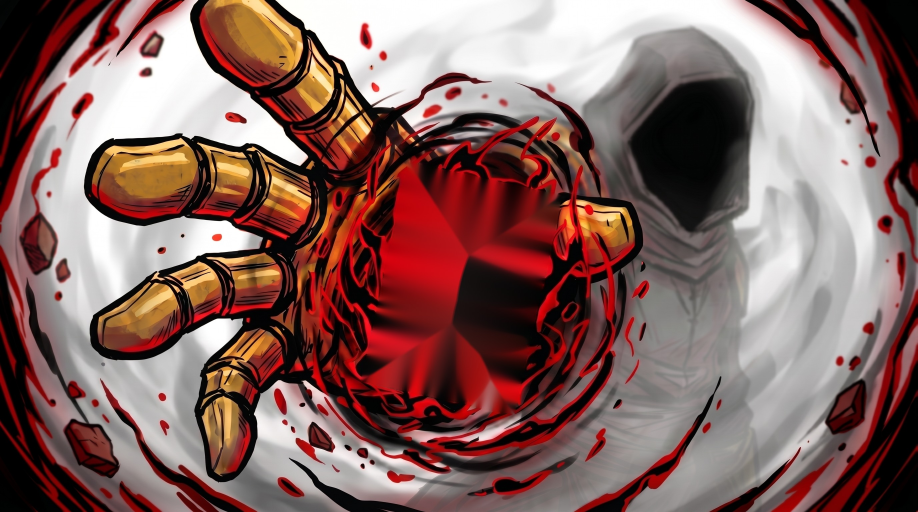
#> input picture assets/bg/gauntlet-plate.jpg, 2752 x 1536 px (shown at 1/3 size)
$ python gauntlet-layers.py
#> lines starting #> are read from the running program, lines starting #| are printed output that depends on the picture; after the words box and inside, x2 and y2 are one past the last pixel; in counts of white or black regions, pixels touching at a corner belong together; pictures that were not available may be replaced by others from this repository, and a replacement may not be noted
# gauntlet-layers.py — build the FULL multiplane layer stack:
#   gauntlet-bg.jpg     bare scene (P's hand-removed generation), green inpainted
#   gauntlet-hand.png   the gauntlet + socket, cut from the REGISTERED plate by
#                       its gold signature (generous margins: fringe is white
#                       swirl over white swirl, invisible at parallax)
#   gauntlet-debris.png the red ring arcs + floating debris outside the hand
#   (gauntlet-front.png stays as built — registered with the master's card)
# Depth registration rule: socket, card and front waves all derive from the
# master; the bg is P's re-render (fine — layers at different depths never
# need pixel registration with each other).
# ORDER: run gauntlet-extract.py FIRST, then this — this script inpaints the
# debris out of gauntlet-plate.jpg in place, so it must start from a fresh
# extract (running it twice back-to-back finds no debris to cut).
import json
import os
import numpy as np
import cv2

DL = r"C:\Users\P\Downloads"
HERE = os.path.dirname(os.path.dirname(os.path.abspath(__file__)))
OUT = os.path.join(HERE, "assets", "bg")

plate = cv2.imread(os.path.join(OUT, "gauntlet-plate.jpg"))     # registered (master-derived)
#> plate is the input picture: shape (1536, 2752, 3); mean B, G, R 96.8, 100.8, 133.7
bare = cv2.imread(os.path.join(DL, "gauntlet-bare.png"))        # P's background generation
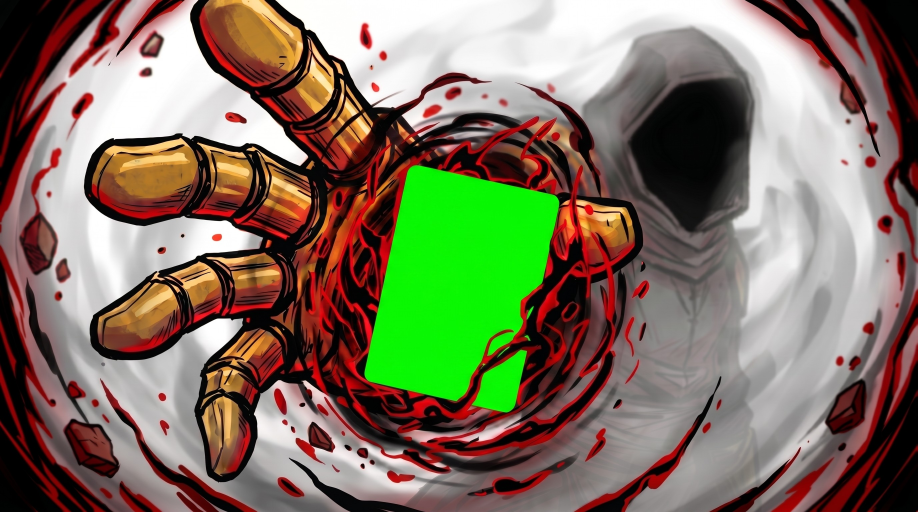
#> input picture assets/bg/gauntlet-stage.jpg, 2752 x 1536 px, given in place of gauntlet-bare.png, which was not available (shown at 1/3 size)
#> bare is the input picture: shape (1536, 2752, 3); mean B, G, R 95.8, 116.9, 126.3
h, w = plate.shape[:2]
#> h = 1536; w = 2752
if bare.shape[:2] != (h, w):
    bare = cv2.resize(bare, (w, h), interpolation=cv2.INTER_LANCZOS4)

def inpaint_green(img):
    b, g, r = img[:, :, 0].astype(int), img[:, :, 1].astype(int), img[:, :, 2].astype(int)
    gm = ((g > 110) & (g > r * 14 // 10) & (g > b * 14 // 10)).astype(np.uint8) * 255
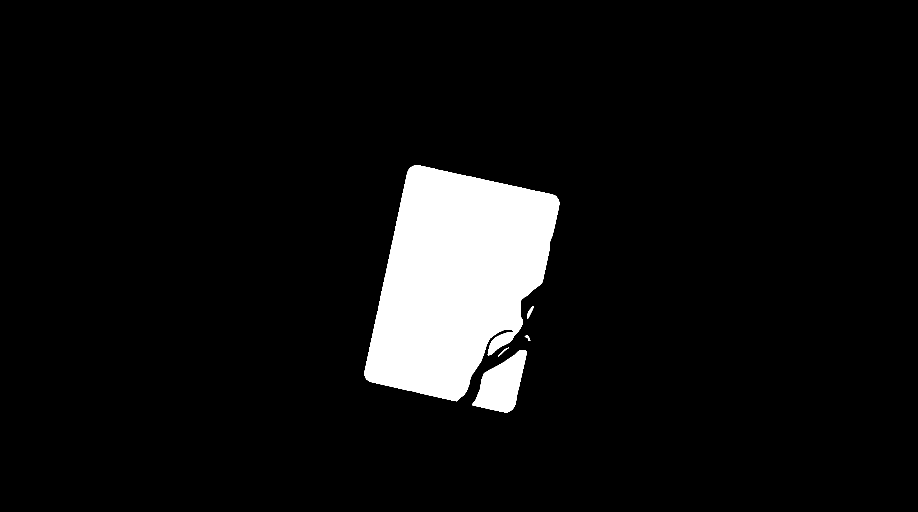
#> gm: shape (1536, 2752) (shown at 1/3 size); 6.9% white; 5 white regions, box (x1, y1, x2, y2) and area: (1093, 496, 1678, 1204) 274029, (1417, 1050, 1580, 1237) 17365, (1581, 919, 1601, 957) 266, (1494, 1043, 1527, 1069) 121, (1574, 1006, 1591, 1022) 109
    gm = cv2.dilate(gm, np.ones((9, 9), np.uint8))
#> gm: shape (1536, 2752); 7.3% white; 4 white regions, box (x1, y1, x2, y2) and area: (1089, 492, 1682, 1208) 286253, (1413, 1046, 1584, 1241) 20229, (1577, 915, 1605, 961) 794, (1570, 1002, 1595, 1026) 437
    return cv2.inpaint(img, gm, 9, cv2.INPAINT_TELEA) if gm.any() else img

# ---- background: bare, greenless ----
bg = inpaint_green(bare)
cv2.imwrite(os.path.join(OUT, "gauntlet-bg.jpg"), bg, [cv2.IMWRITE_JPEG_QUALITY, 90])

# ---- hand layer: gold blob + margins + filled holes (socket rides along) ----
b, g, r = plate[:, :, 0].astype(int), plate[:, :, 1].astype(int), plate[:, :, 2].astype(int)
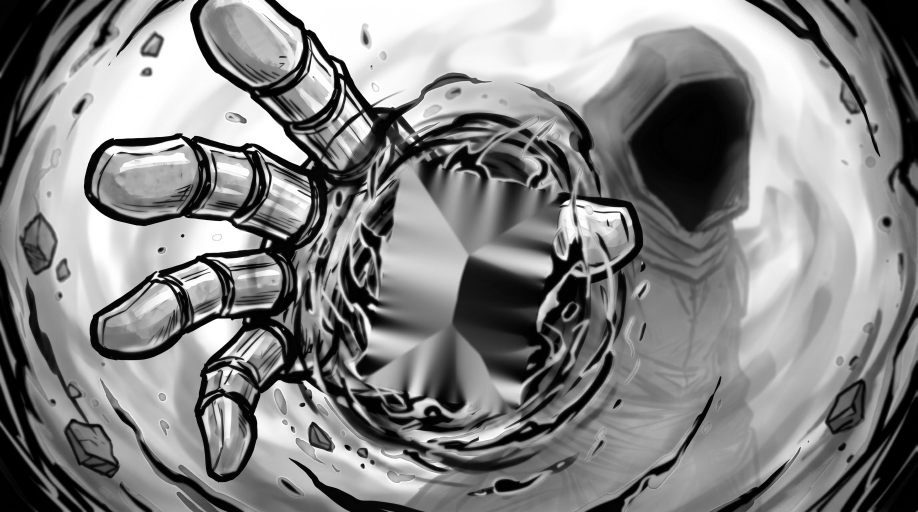
#> r: shape (1536, 2752) int64 (shown at 1/3 size); min 0, max 255, mean 133.7
gold = ((r > 105) & (g > 55) & (g < r) & (b < g) & (r - b > 45)).astype(np.uint8) * 255
#> gold: shape (1536, 2752); 7.4% white; 1774 white regions (1481 under 20 px), largest, box (x1, y1, x2, y2) and area: (610, 0, 910, 248) 43757, (276, 413, 595, 604) 43138, (311, 848, 540, 1047) 22741
blob = cv2.morphologyEx(gold, cv2.MORPH_CLOSE, np.ones((41, 41), np.uint8))
#> blob: shape (1536, 2752); 13.9% white; 266 white regions (157 under 20 px), largest, box (x1, y1, x2, y2) and area: (276, 0, 1257, 1536) 386907, (1483, 357, 1904, 787) 66050, (205, 0, 558, 232) 15446
# fingers, thumb, arm and knuckles are separate gold islands — keep every
# sizable one, then bridge them (the dark socket between them gets enclosed)
nn, ll, stats, _ = cv2.connectedComponentsWithStats(blob, connectivity=8)
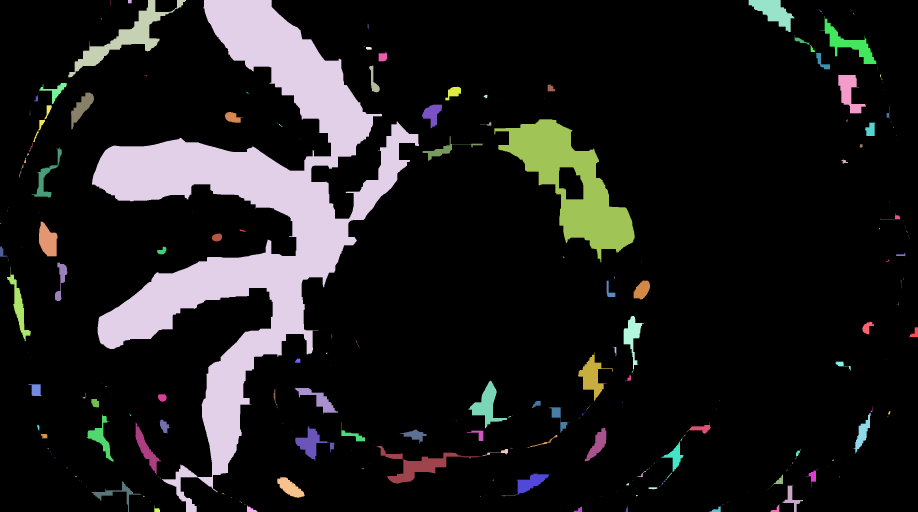
#> ll: shape (1536, 2752) int32 (shown at 1/3 size); 267 distinct labels, from 0 to 266; one colour per label, 0 black
#> nn = 267; stats = 267 rows, first 6: [0, 0, 2752, 1536, 3640929], [330, 0, 1, 17, 17], [384, 0, 11, 10, 110], [205, 0, 353, 232, 15446], [276, 0, 981, 1536, 386907], [2246, 0, 138, 96, 6146]
blob = np.zeros_like(blob)
for i in range(1, nn):
    if stats[i, cv2.CC_STAT_AREA] >= 3000:
        blob[ll == i] = 255
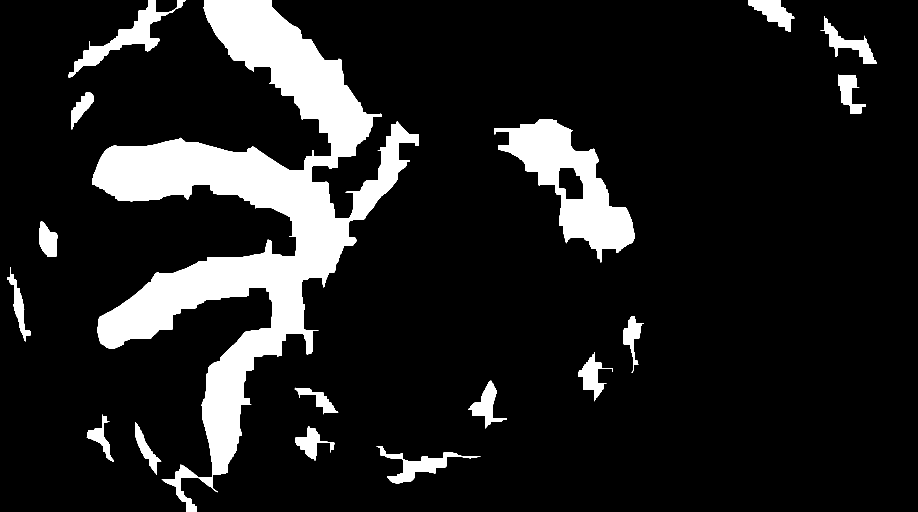
#> blob: shape (1536, 2752) (shown at 1/3 size); 12.6% white; 17 white regions, largest, box (x1, y1, x2, y2) and area: (276, 0, 1257, 1536) 386907, (1483, 357, 1904, 787) 66050, (205, 0, 558, 232) 15446
blob = cv2.morphologyEx(blob, cv2.MORPH_CLOSE, np.ones((81, 81), np.uint8))
#> blob: shape (1536, 2752); 15.6% white; 10 white regions, largest, box (x1, y1, x2, y2) and area: (205, 0, 1257, 1536) 500540, (1483, 357, 1904, 787) 75871, (2461, 48, 2629, 340) 18679
blob = cv2.dilate(blob, np.ones((31, 31), np.uint8))
#> blob: shape (1536, 2752); 21.8% white; 10 white regions, largest, box (x1, y1, x2, y2) and area: (190, 0, 1272, 1536) 652265, (1468, 342, 1919, 802) 102301, (2446, 33, 2644, 355) 34009
# fill enclosed holes (the socket + card area inside the grip). The arm spans
# the frame and PARTITIONS the outside, so "outside" = every inverse component
# touching the border; true holes are the rest.
inv = cv2.bitwise_not(blob)
nn2, ll2, stats2, _ = cv2.connectedComponentsWithStats(inv, connectivity=8)
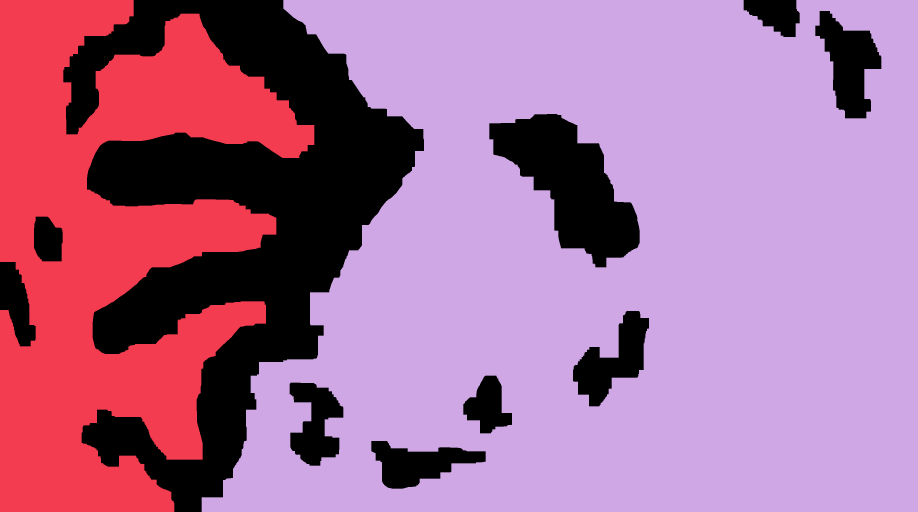
#> ll2: shape (1536, 2752) int32 (shown at 1/3 size); 3 distinct labels, from 0 to 2; one colour per label, 0 black
#> nn2 = 3; stats2 = [[0, 0, 2644, 1536, 923445], [0, 0, 943, 1536, 796626], [605, 0, 2147, 1536, 2507001]]
handmask = blob.copy()
for i in range(1, nn2):
    x, y, ww, hh = stats2[i, cv2.CC_STAT_LEFT], stats2[i, cv2.CC_STAT_TOP], stats2[i, cv2.CC_STAT_WIDTH], stats2[i, cv2.CC_STAT_HEIGHT]
    touches_border = x == 0 or y == 0 or x + ww >= w or y + hh >= h
    if not touches_border:
        handmask[ll2 == i] = 255
#> this loop made 2 passes
#> (x, y, ww, hh, touches_border) on passes 1 to 2: (0, 0, 943, 1536, True), (605, 0, 2147, 1536, True)
hand_alpha = cv2.GaussianBlur(handmask, (21, 21), 0)   # soft 10px feather
ys, xs = np.nonzero(hand_alpha)
hx0, hy0, hx1, hy1 = max(0, xs.min() - 4), max(0, ys.min() - 4), min(w, xs.max() + 4), min(h, ys.max() + 4)
#> hx0 = 0; hy0 = 0; hx1 = 2656; hy1 = 1536
hand = np.dstack([plate[hy0:hy1, hx0:hx1], hand_alpha[hy0:hy1, hx0:hx1]])
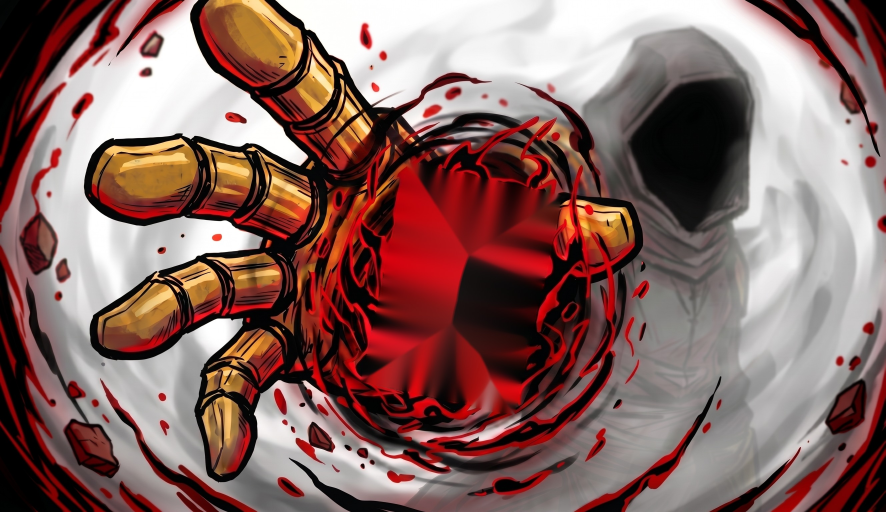
#> hand: shape (1536, 2656, 4) (shown at 1/3 size); mean B, G, R, A 99, 103.3, 136.1, 57.7
cv2.imwrite(os.path.join(OUT, "gauntlet-hand.png"), hand)

# ---- crude depth map: hand near, socket bump, edges far — drives the plate's
#      fragment-shader displacement (fake-3D), no cutting required ----
#> (the run stopped early here; a loop or call above may not have finished)
